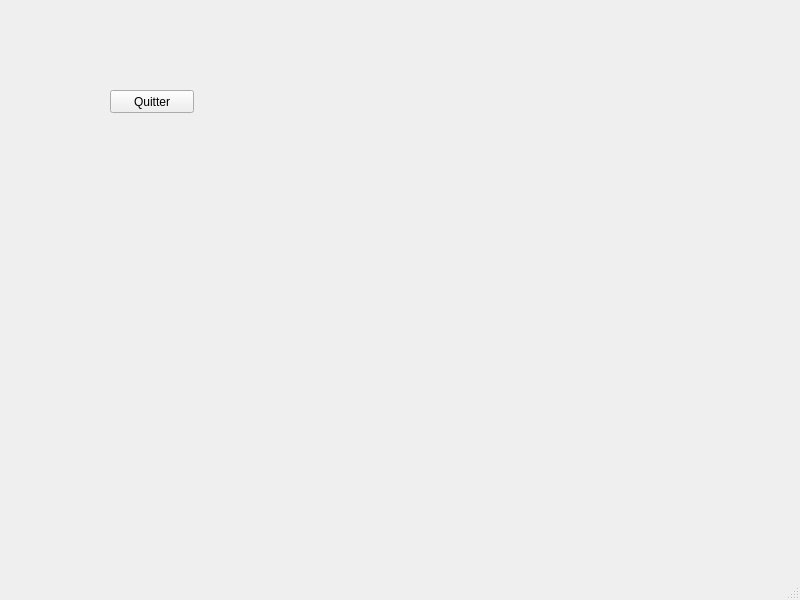
<?xml version="1.0" encoding="UTF-8"?>
<ui version="4.0">
 <class>WidgetPremierProgramme</class>
 <widget class="QMainWindow" name="WidgetPremierProgramme">
  <property name="geometry">
   <rect>
    <x>0</x>
    <y>0</y>
    <width>800</width>
    <height>600</height>
   </rect>
  </property>
  <property name="windowTitle">
   <string>WidgetPremierProgramme</string>
  </property>
  <widget class="QWidget" name="centralwidget">
   <widget class="QPushButton" name="pushButton">
    <property name="geometry">
     <rect>
      <x>110</x>
      <y>90</y>
      <width>84</width>
      <height>23</height>
     </rect>
    </property>
    <property name="text">
     <string>Quitter</string>
    </property>
   </widget>
  </widget>
  <widget class="QMenuBar" name="menubar">
   <property name="geometry">
    <rect>
     <x>0</x>
     <y>0</y>
     <width>800</width>
     <height>20</height>
    </rect>
   </property>
  </widget>
  <widget class="QStatusBar" name="statusbar"/>
 </widget>
 <resources/>
 <connections/>
</ui>
